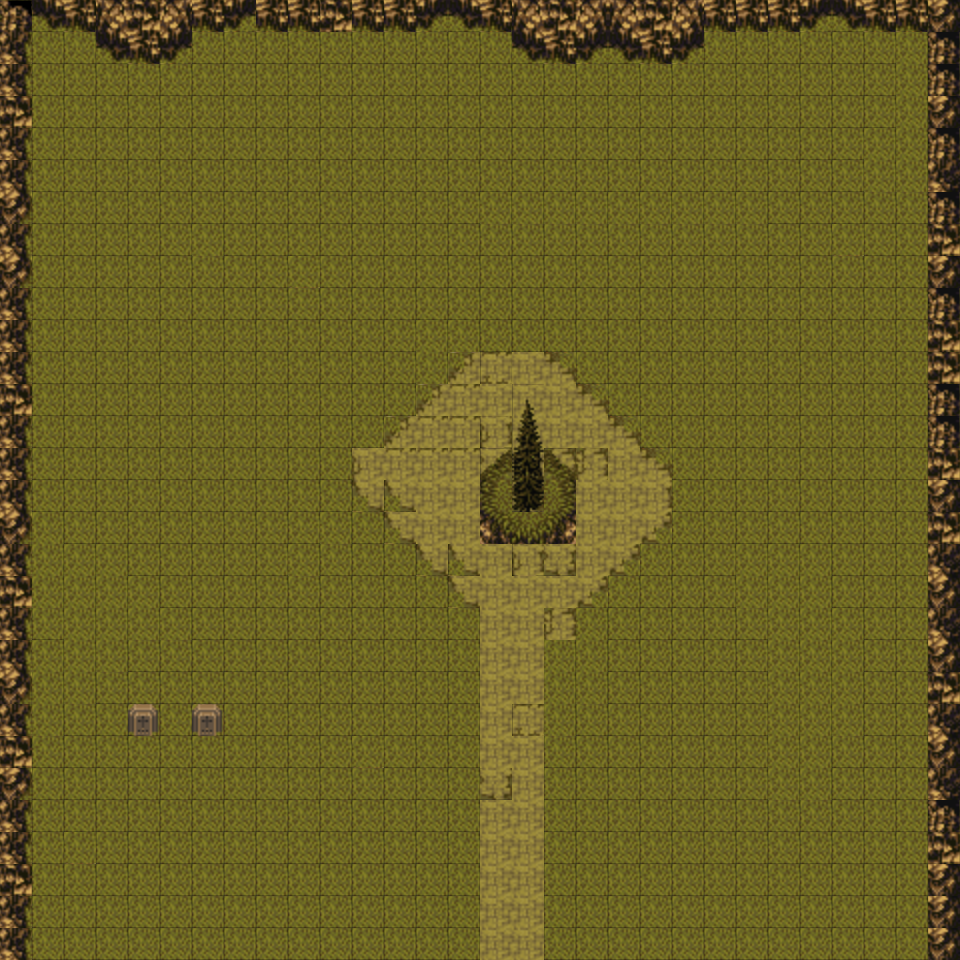

Below is a game level as drawn by its tile map, then a one-line description and the .tmx that defines it (tile-layer data replaced by summaries):
An orthogonal 30x30 tile map with 32x32 px tiles, 2 tile layers (Tile Layer 1, Tile Layer 2) and 3 objects (2x stone, PlayerSpawn).

<map version="1.0" orientation="orthogonal" width="30" height="30" tilewidth="32" tileheight="32">
 <tileset firstgid="1" name="test" tilewidth="32" tileheight="32">
  <image source="../Graphics/Tilesets/tiletest.png" trans="ff00ff" width="518" height="1024" />
 </tileset>
 <layer name="Tile Layer 1" width="30" height="30">
  <data>[900 cells, 900 non-empty, 27 distinct tile ids]</data>
 </layer>
 <layer name="Tile Layer 2" width="30" height="30">
  <data>[900 cells, 26 non-empty, 13 distinct tile ids]</data>
 </layer>
 <objectgroup name="entity" width="30" height="30">
  <object name="stone" x="193" y="707" width="27" height="30" />
  <object name="stone" x="130" y="708" width="27" height="27" />
  <object name="player" type="PlayerSpawn" x="516" y="625" width="32" height="32">
     <properties>
    <property name="entity" value="player" />
    <property name="maxSpeed" value="1" />
   </properties>
   </object>
 </objectgroup>
</map>